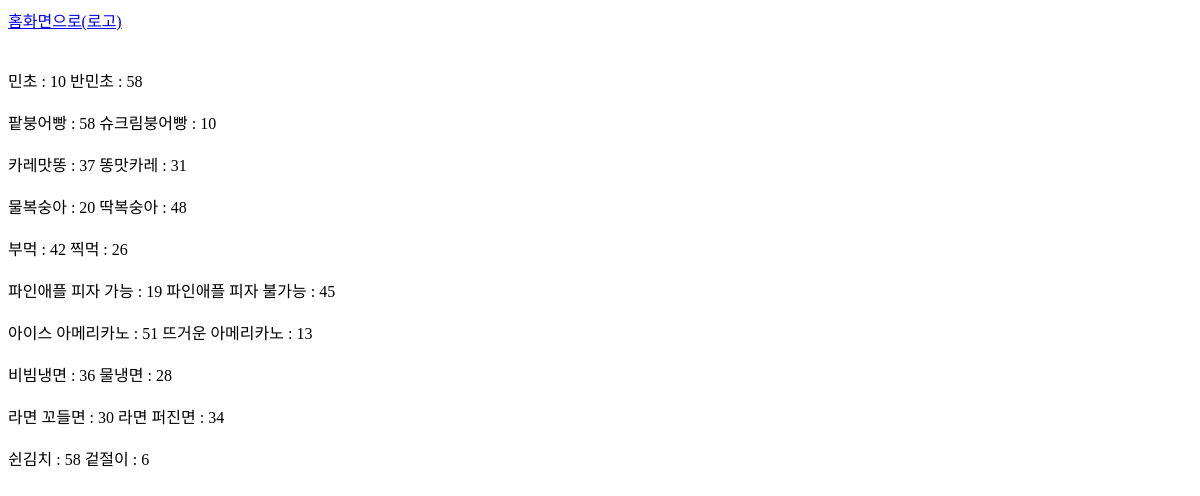
Before: /main_page with the older database file.
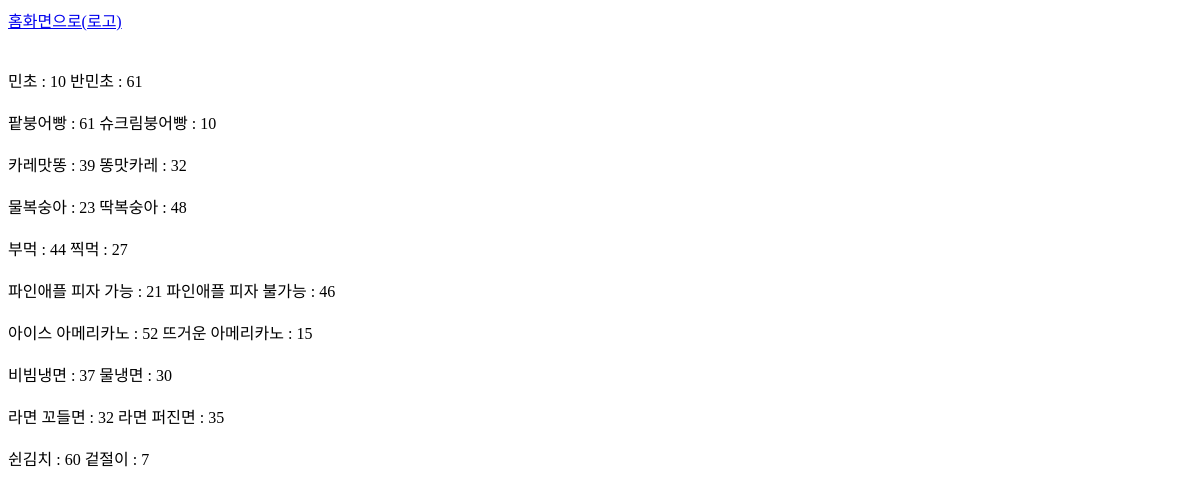
After: the same page with the newer database file.
### polls/models.py (models this page shows, shortened)
class Choice(models.Model):
    vote = models.ForeignKey(Vote,on_delete=models.CASCADE)
    name = models.CharField(max_length=20)
    count = models.IntegerField(default=0)
    powerful = models.BooleanField(default=False)

### polls/views.py (the view)
# urls.py: path('main_page', main_page, name = "main_page"),
def main_page(request) :
    total_voted_number = Choice.objects.get(id=1).count +Choice.objects.get(id=2).count # 총 투표한 사람들의 수
    vote = Vote.objects.all()
    choice = Choice.objects.all()
    return render(request, 'main.html', {'vote':vote, 'choice':choice, 'total_voted_number' : total_voted_number })

### polls/templates/main.html (shortened to what this page needs)
<a href="{% url 'start_page' %}">홈화면으로(로고)</a><br>
{% for v in vote %}
    {% for c in v.choice_set.all %}
    <label for="c{{ forloop.counter }}"> {{c.name}} : {{ c.count }}</label>
    {% endfor %}
{% endfor %}

Changed rows visible on the page:
changed Choice "반민초": count "58" → "61"
changed Choice "팥붕어빵": count "58" → "61"
changed Choice "카레맛똥": count "37" → "39"
changed Choice "똥맛카레": count "31" → "32"
changed Choice "물복숭아": count "20" → "23"
changed Choice "부먹": count "42" → "44"
changed Choice "찍먹": count "26" → "27"
changed Choice "파인애플 피자 가능": count "19" → "21"
changed Choice "파인애플 피자 불가능": count "45" → "46"
changed Choice "아이스 아메리카노": count "51" → "52"
changed Choice "뜨거운 아메리카노": count "13" → "15"
changed Choice "비빔냉면": count "36" → "37"
changed Choice "물냉면": count "28" → "30"
changed Choice "라면 꼬들면": count "30" → "32"
changed Choice "라면 퍼진면": count "34" → "35"
changed Choice "쉰김치": count "58" → "60"
changed Choice "겉절이": count "6" → "7"
